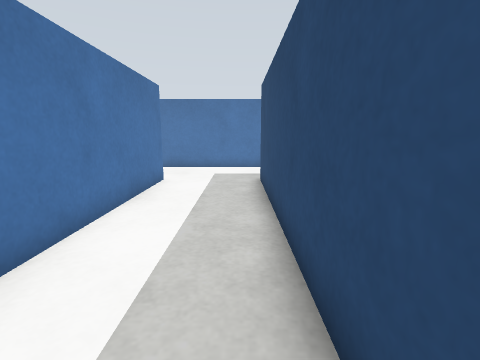
[1] (above)

21 first-person views from a walk through a Gazebo world. The camera is 0.2 m above the floor, tilts 10° down and sees 85° across. The floor is counted in squares, 0.1 m on a side. Each view is taken from the middle of a square. On the plan, view 1 faces up. The plan holds only what a view shows up to about 16 squares ahead; the rest is blank.

[2]
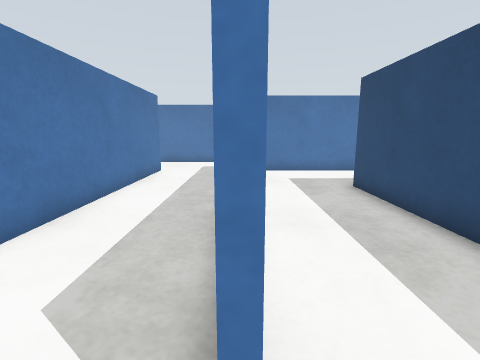

[3]
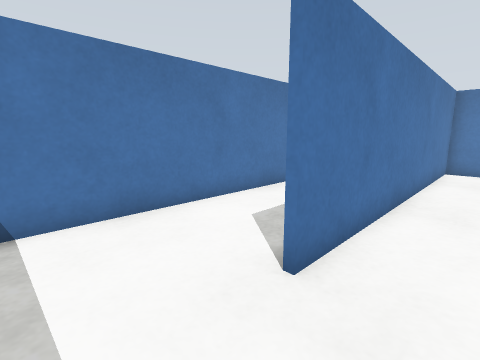

[4]
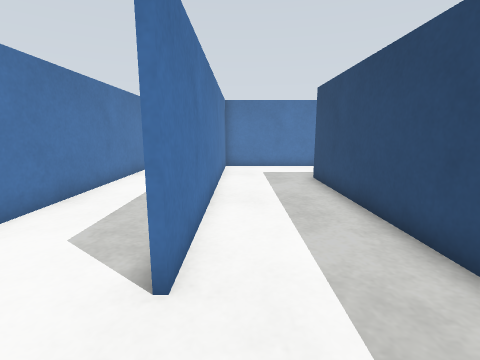

[5]
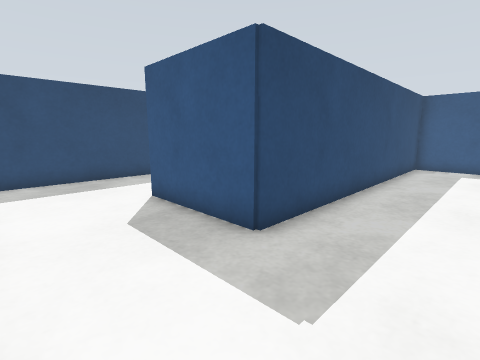

[6]
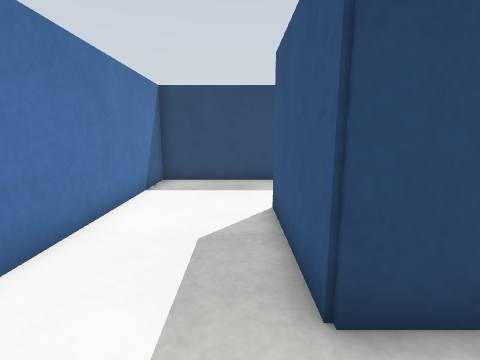

[7]
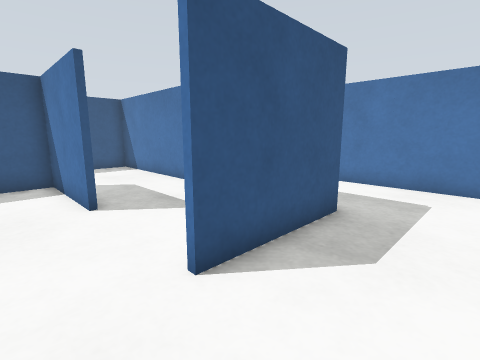

[8]
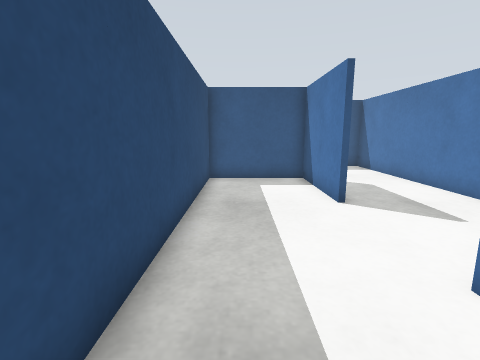

[9]
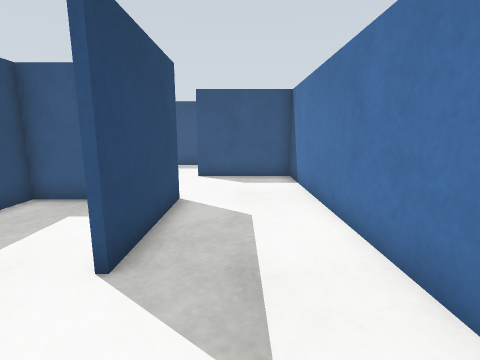

[10]
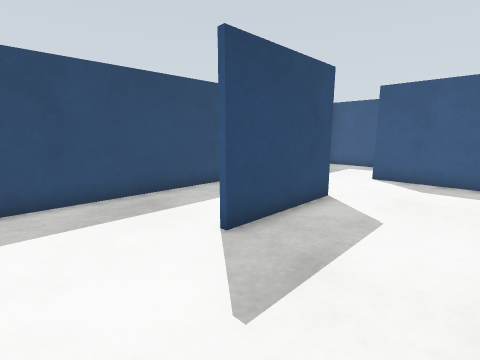

[11]
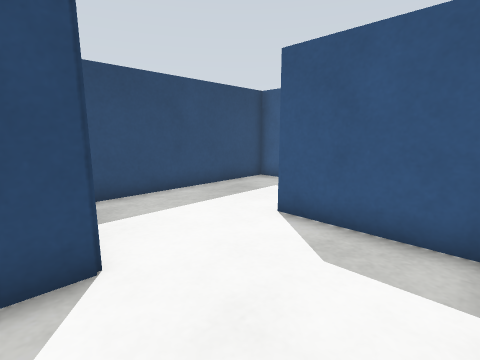

[12]
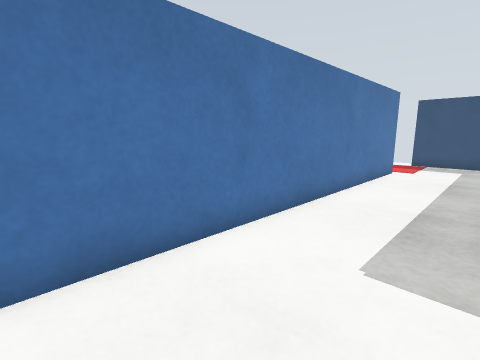

[13]
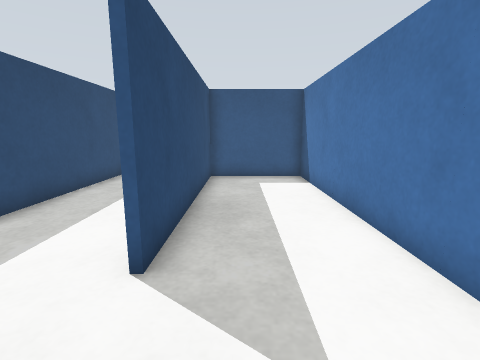

[14]
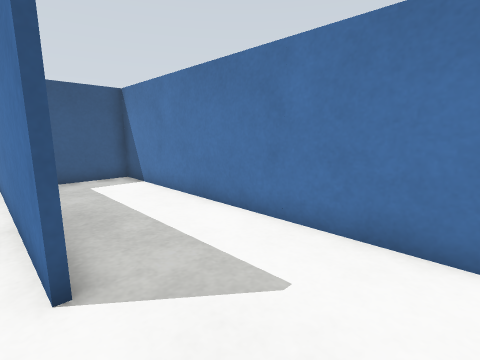

[15]
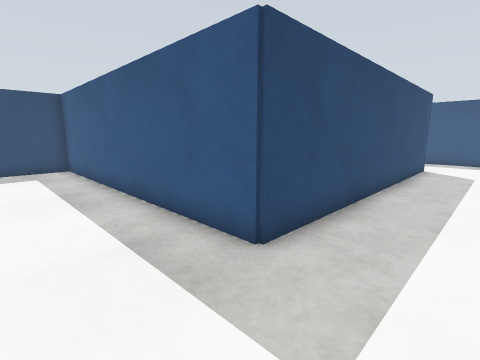

[16]
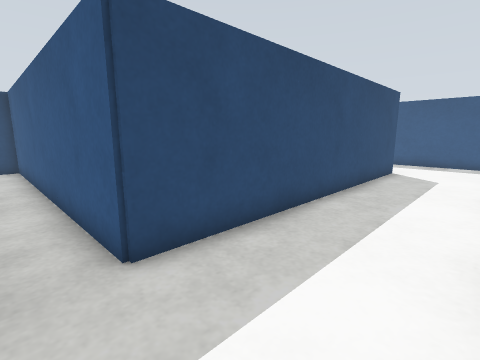

[17]
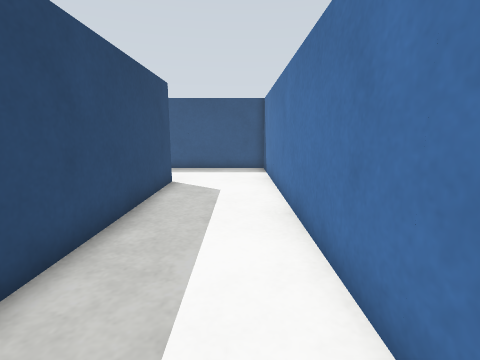

[18]
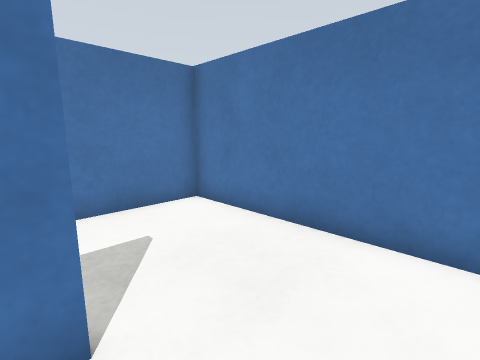

[19]
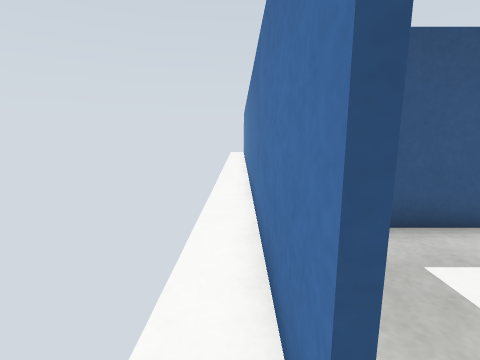

[20]
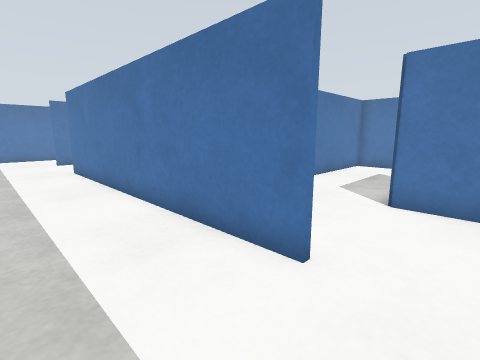

[21]
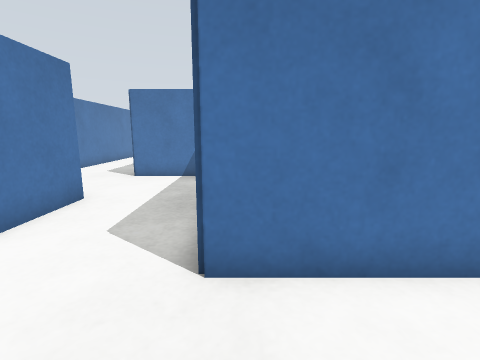

### Floor plan
Key: @ floor where view 1 was taken; # wall or solid block; . floor.
Columns run from 13 left of view 1 to 15 right of it. Each row starts with its distance up from view 1.
 17                             .
 16      ##################.
 15      #.....................#.
 14      #.....................#.
 13      #.....................#.
 12      #........##############.
 11      #...#....#............#.
 10      #...#....#............#.
  9      #...#....#............#.
  8      #...#....#............#.
  7      #...#....#...#####....#.
  6 #... #...#....#...#........#.
  5 #....#...#....#...#........#.
  4   ...#...#....#...#........#.
  3   ...#####....#...#........#.
  2    ......#....#...#....#...#.
  1    ......#....#...#....#...#.
  0     .....#...@#...#....#...#
 -1      ....#....#...#....#...#
 -2      #...#....#...#....#####
 -3      #...#........#........#
 -4      #...#........#........#
 -5      #...#........#........#
 -6       ...##############....#
 -7       .....................#
 -8      ......................#
 -9      ......................#
-10           . ...............#
-11                         ####

Where each view was taken, in squares from view 1:
view 1: 0 up, 0 right, facing up
view 2: 3 down, 1 right, facing up
view 3: 5 down, 3 right, facing up-left
view 4: 5 down, 2 right, facing up
view 5: 11 up, 2 right, facing down-right
view 6: 8 up, 3 right, facing right
view 7: 10 up, 12 right, facing down-left
view 8: 10 up, 13 right, facing down
view 9: 6 up, 8 right, facing down
view 10: 6 up, 6 right, facing down-right
view 11: 1 down, 6 right, facing down-right
view 12: 12 up, 5 left, facing up-right
view 13: 15 up, 5 left, facing down
view 14: 15 up, 3 left, facing down-left
view 15: 15 up, 2 left, facing down-right
view 16: 13 up, 3 left, facing down-right
view 17: 9 up, 2 left, facing down
view 18: 11 up, 1 left, facing up-left
view 19: 17 up, 15 right, facing down
view 20: 10 down, 12 right, facing up-left
view 21: 10 down, 3 left, facing up
